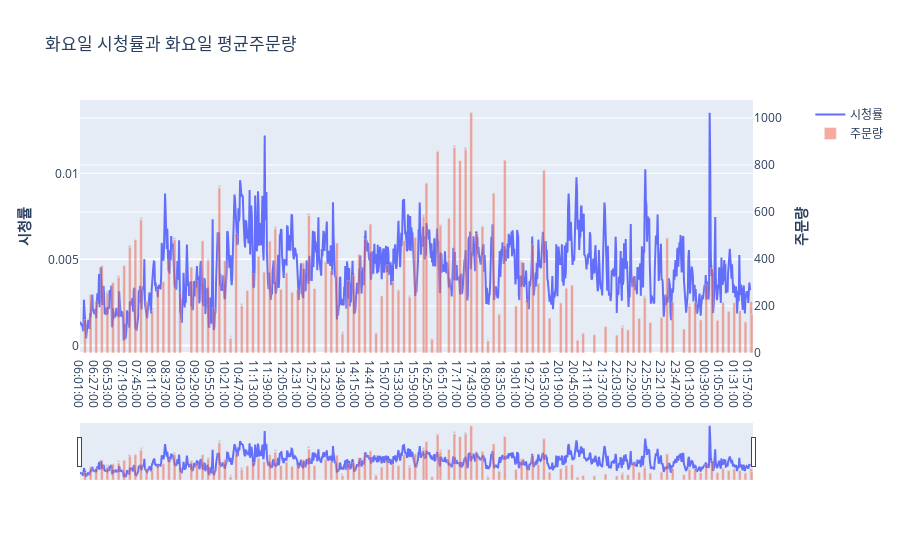

The cell this chart's notebook holds for it:
### Code cell
compare_ratings_and_orders_of_the_weekday("화요일")
